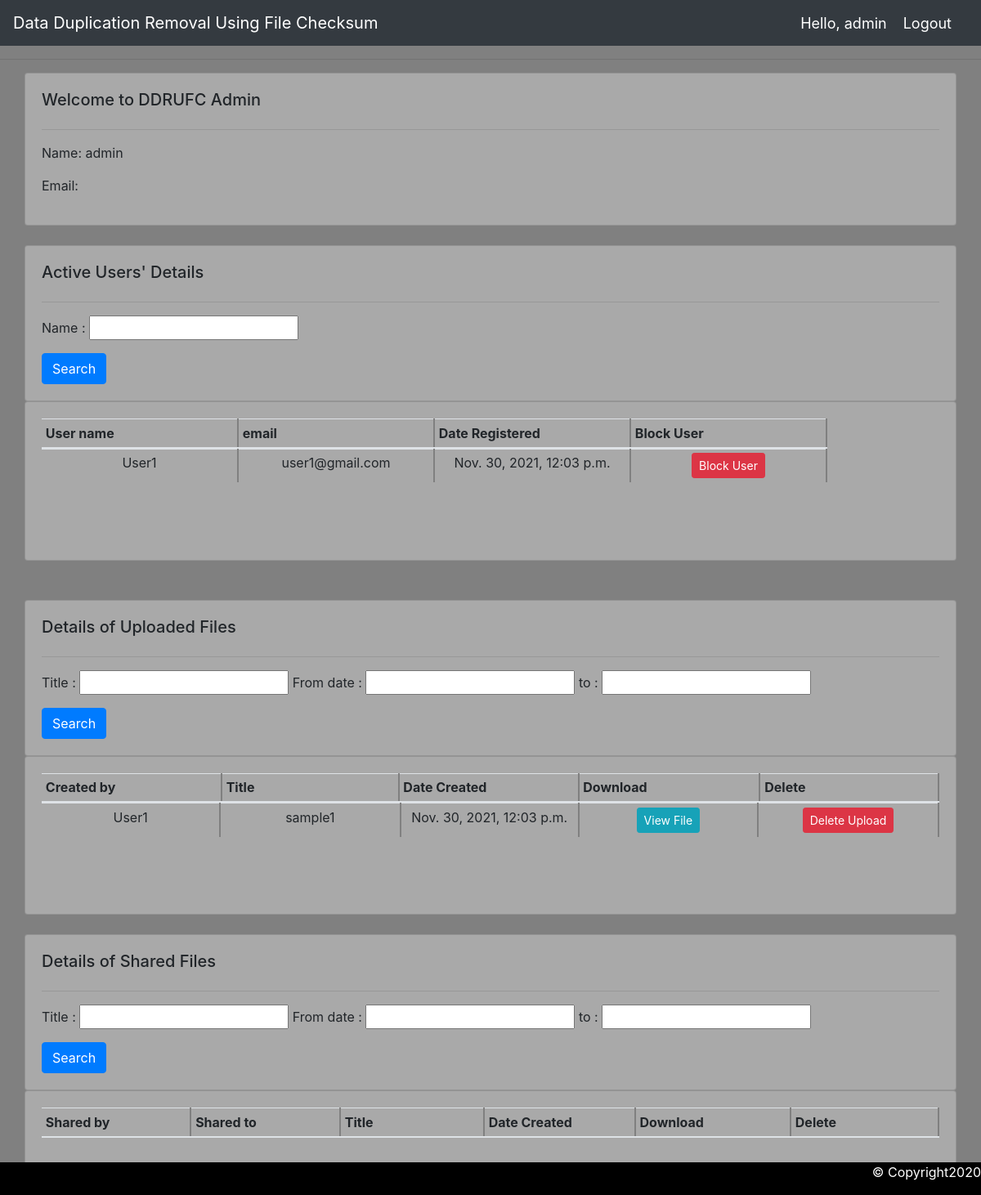
The app's page /adminprofile/admin (signed in) with its own data.
### ddp/models.py (models this page shows, shortened)
class Uploads(models.Model):
    uploaded_by = models.ForeignKey(User, null=True, on_delete=models.SET_NULL)
    u_title = models.CharField(max_length=100, unique=True, null=True)
    u_hash = models.ForeignKey(Files,  null=True, on_delete=models.SET_NULL)
    u_date = models.DateTimeField(auto_now_add=True)

class User(models.Model):
    name = models.CharField(max_length=200, primary_key=True)
    r_date = models.DateTimeField(auto_now_add=True)
    def __str__(self):
        return self.name

### ddp/decorators.py (the view)
    def wrapper_func(request, *args, **kwarge):
        group = None
        if request.user.groups.exists():
            group = request.user.groups.all()[0].name
        if group == 'user':
            return redirect('user', str(request.user))
        if group == 'admin':
            return view_func(request, *args, *kwarge)
        if group == 'blocked user':
            return HttpResponse("<h3>your account was blocked by Admin.. Please contact Administrator.....</h3><br><br>Ajamtha block galakin denne umbata.  : )")

### ddp/views.py (called while the page is built)
@login_required(login_url='login')
@adminonly
def adminprofile(request,pk):
    uploads = Uploads.objects.all()
    myfilter = UploadFilter(request.GET, queryset=uploads)
    uploads = myfilter.qs
    shares = Shared.objects.all()
    mysharefilter = ShareFilter(request.GET, queryset=shares)
    shares = mysharefilter.qs
    users = A_U.objects.filter(groups__name='user')
    myuserfilter = UsersFilter(request.GET, queryset=users)
    users = myuserfilter.qs
    blocked_users = A_U.objects.filter(groups__name='blocked user')
    context = {'upload_filters': myfilter, 'shares': shares, 'users':users, 'uploaded_files': uploads, 'mysharefilter': mysharefilter,
               'usersfilter' : myuserfilter,'blocked_users':blocked_users }
    return render(request,'ddp/adminprofile.html',context,)

### ddp/templates/ddp/adminprofile.html (shortened to what this page needs)
{% extends 'ddp/main.html' %}
{% block content %}
<div  class="col">
    <div class="col-md">
		<div class="card card-body" style="background-color:darkgray;">
			<h5>Welcome to DDRUFC Admin</h5>
			<hr>
            <p>Name: {{user.username}}</p>
			<p>Email: {{user.email}}</p>
		</div>
	</div>
</div>
<br>
<div class="col">
    <div class="col">
		<div class="card card-body" style="background-color:darkgray;">
            <h5>Active Users' Details</h5>
            <hr>
			<form method="get">
                <p>Name :  {{usersfilter.form.username}}
                   </p>
		    <button class="btn btn-primary" type="submit">Search</button>
		  </form>
		</div>
	</div></div>
<div class="col">
    <div class="col-md">
		<div class="card card-body" style="background-color:darkgray;">
			<table class="table table-sm scrolldown">
				<thead>
				<tr>
                    <th>User name</th>
					<th>email</th>
					<th>Date Registered</th>
                    <th>Block User</th>
				</tr>
				</thead>
                    {% for user in users %}
				<tr>
                    <td>{{user.username}}</td>
					<td>{{user.email}}</td>
                    <td>{{user.date_joined}}</td>
					<td><a class="btn btn-sm btn-danger" href="{% url 'blockuser' user.username %}">Block User</a></td>
				</tr>
					{% endfor %}
			</table>
		</div>
	</div>
</div></div>
<br>
<br>
<div class="col">
    <div class="col">
		<div class="card card-body" style="background-color:darkgray;">
            <h5>Details of Uploaded Files</h5>
            <hr>
			<form method="get">
                <p>Title :  {{upload_filters.form.u_title}}
                  From date :  {{upload_filters.form.start_date}}
                to :  {{upload_filters.form.end_date}} </p>
		    <button class="btn btn-primary" type="submit">Search</button>
		  </form>
		</div>
	</div>
</div>
<div class="col">
    <div class="col-md">
		<div class="card card-body" style="background-color:darkgray;">
			<table class="table table-sm scrolldown">
				<thead>
				<tr>
                    <th>Created by</th>
					<th>Title</th>
					<th>Date Created</th>
					<th>Download</th>
                    <th>Delete</th>
				</tr>
				</thead>
                    {% for file in uploaded_files %}
				<tr>
                    <td>{{file.uploaded_by}}</td>
					<td>{{file.u_title}}</td>
					<td>{{file.u_date}}</td>
					<td><a class="btn btn-sm btn-info" href="{% url 'download' file.u_title %}">View File</a></td>
					<td><a class="btn btn-sm btn-danger" href="{% url 'delete' file.u_title %}">Delete Upload</a></td>
				</tr>
					{% endfor %}
			</table>
		</div>
	</div>
</div>
<br>
<div class="col">
	<div class="col">
		<div class="card card-body" style="background-color:darkgray;">
            <h5>Details of Shared Files</h5>
            <hr>
			<form method="get">
				<p>Title :  {{mysharefilter.form.s_title}}
                  From date :  {{mysharefilter.form.s_start_date}}
                to :  {{mysharefilter.form.s_end_date}} </p>
		    <button class="btn btn-primary" type="submit">Search</button>
		  </form>
		</div>
	</div>
</div>
<div class="col">
	<div class="col-md">
		<div class="card card-body" style="background-color:darkgray;">
			<table class="table table-sm scrolldown">
				<thead>
				<tr>
                    <th>Shared by</th>
                    <th>Shared to</th>
                    <th>Title</th>
					<th>Date Created</th>
					<th>Download</th>
					<th>Delete</th>
				</tr>
				</thead>
			</table>
		</div>
	</div>
</div>
{% endblock %}

### ddp/templates/ddp/main.html (shortened to what this page needs)
{% load static %}
<!DOCTYPE html>
<html lang="en">
<head>
    <link rel="stylesheet" href="https://stackpath.bootstrapcdn.com/bootstrap/4.4.1/css/bootstrap.min.css">
    <link rel="stylesheet" type="text/css" href="{% static 'css/main.css' %}">
</head>
<body style=background-color:#808080;">
    {% include 'ddp/navbar.html' %}
<hr>
    {% block content %}
    {% endblock %}
    {% include 'ddp/footer.html' %}
</body>
</html>

### ddp/templates/ddp/navbar.html (shortened to what this page needs)
<nav class="navbar navbar-expand-lg navbar-dark bg-dark">
  <a class="navbar-brand" href="#">Data Duplication Removal Using File Checksum</a>
  <span class="hello-msg">Hello, {{request.user}}</span>
  <span ><a  class="hello-msg" href="{% url 'logout' %}">Logout</a></span>
</nav>

### ddp/templates/ddp/footer.html (shortened to what this page needs)
<div class="footer">
  <p>&copy; Copyright2020 </p>
</div>

### static/css/main.css (style rules this page uses)
body { background-color:darkgray; }

### ddp/templates/ddp/main.html (style rules this page uses)
table.scrolldown { width: 100%; border-spacing: 0; }
table.scrolldown tbody, table.scrolldown thead { display: block; }
tbody td, thead th { width : 240px; border-right: 2px solid gray; }
td { text-align:center; }
.footer { position: fixed; left: 0; bottom: 0; width: 100%; background-color: black; color: white; text-align: right; }

### ddp/templates/ddp/navbar.html (style rules this page uses)
.hello-msg { font-size: 18px; color: #fff; margin-right: 20px; }

### records on screen
Uploads: uploaded_by "User1", u_title "sample1", u_date "Nov. 30, 2021, 12:03 p.m."

### other values on screen
{{ request.user }} "admin"
{{ user.username }} "admin"
{{ user.username }} "User1"
{{ user.email }} "user1@gmail.com"
{{ user.date_joined }} "Nov. 30, 2021, 12:03 p.m."
